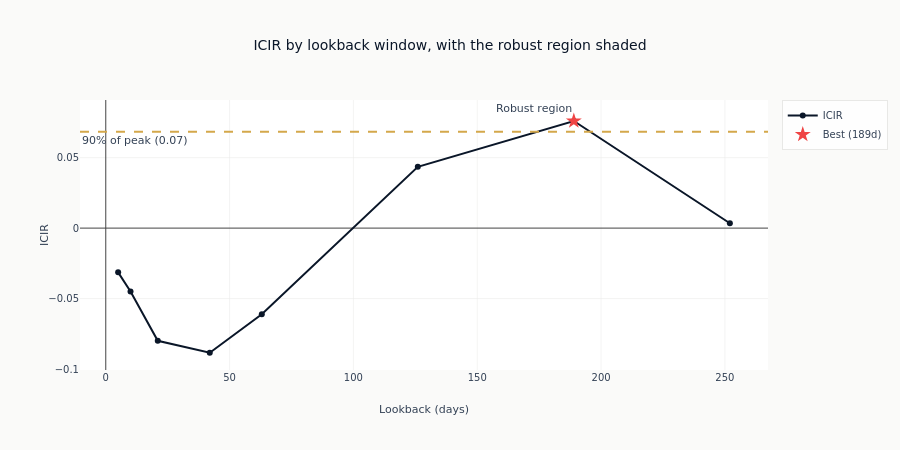

Notebook source saved alongside this figure:
### Code cell
# Add best-point marker and display
if sweep_results and robustness:
    fig.add_trace(
        go.Scatter(
            x=[robustness["best_param"]],
            y=[robustness["best_value"]],
            mode="markers",
            name=f"Best ({robustness['best_param']}d)",
            marker=dict(color=COLORS["negative"], size=12, symbol="star"),
        )
    )

    fig.update_layout(
        title="ICIR by lookback window, with the robust region shaded",
        xaxis_title="Lookback (days)",
        yaxis_title="ICIR",
        height=450,
    )
    show_plotly_with_alt(
        fig,
        (
            "A single panel plotting the information ratio of a momentum signal against the "
            "lookback window in days, as a dark line with a marker at each tested value. "
            "The line starts below zero, falls to its lowest around forty days, rises "
            "steadily through zero near a hundred days, peaks just short of two hundred, "
            "then drops back to near zero at the longest window tested. A dashed amber "
            "horizontal line near the top is labelled as the fraction of the peak that "
            "defines the robust region. Exactly one marker, the peak, sits above that line, "
            "and it carries a red star and an annotation naming it the robust region; its "
            "immediate neighbours on both sides fall clearly below the dashed line."
        ),
    )

### Figure 1 — Plotly figure (JSON) as saved in the notebook; plotly's stock layout.template omitted (floating-point values rounded to 4 significant figures)
{"data": [{"line": {"color": "#0a1628", "width": 2}, "mode": "lines+markers", "name": "ICIR", "type": "scatter", "x": [5, 10, 21, 42, 63, 126, 189, 252], "y": [-0.03138, -0.04493, -0.07996, -0.08844, -0.06108, 0.0435, 0.076, 0.003428]}, {"marker": {"color": "#ef4444", "size": 12, "symbol": "star"}, "mode": "markers", "name": "Best (189d)", "type": "scatter", "x": [189], "y": [0.076]}], "layout": {"annotations": [{"showarrow": false, "text": "90% of peak (0.07)", "x": 0, "xanchor": "left", "xref": "x domain", "y": 0.0684, "yanchor": "top", "yref": "y"}, {"showarrow": false, "text": "Robust region", "x": 189, "xanchor": "right", "xref": "x", "y": 1, "yanchor": "top", "yref": "y domain"}], "height": 450, "shapes": [{"line": {"color": "#D4A84B", "dash": "dash"}, "type": "line", "x0": 0, "x1": 1, "xref": "x domain", "y0": 0.0684, "y1": 0.0684, "yref": "y"}, {"fillcolor": "#10b981", "line": {"width": 0}, "opacity": 0.3, "type": "rect", "x0": 189, "x1": 189, "xref": "x", "y0": 0, "y1": 1, "yref": "y domain"}], "title": {"text": "ICIR by lookback window, with the robust region shaded"}, "xaxis": {"title": {"text": "Lookback (days)"}}, "yaxis": {"title": {"text": "ICIR"}}}}
